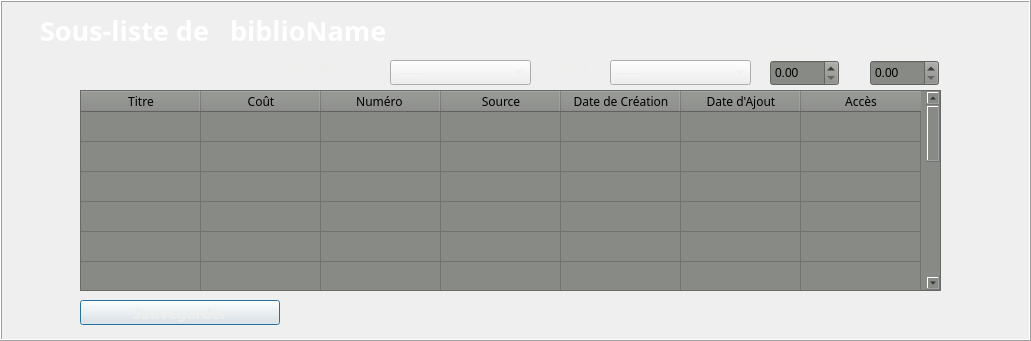
      <widget class="QFrame" name="frameDescripteursSousListe">
       <property name="geometry">
        <rect>
         <x>40</x>
         <y>400</y>
         <width>1031</width>
         <height>341</height>
        </rect>
       </property>
       <property name="frameShape">
        <enum>QFrame::Box</enum>
       </property>
       <property name="frameShadow">
        <enum>QFrame::Raised</enum>
       </property>
       <property name="lineWidth">
        <number>1</number>
       </property>
       <widget class="QPushButton" name="pushButtonSauvegarderSousListe">
        <property name="enabled">
         <bool>true</bool>
        </property>
        <property name="geometry">
         <rect>
          <x>80</x>
          <y>300</y>
          <width>200</width>
          <height>25</height>
         </rect>
        </property>
        <property name="font">
         <font>
          <family>Ubuntu Mono</family>
          <pointsize>11</pointsize>
          <weight>75</weight>
          <italic>false</italic>
          <bold>true</bold>
         </font>
        </property>
        <property name="styleSheet">
         <string notr="true">color: rgb(238, 238, 236);</string>
        </property>
        <property name="text">
         <string>Sauvegarder</string>
        </property>
        <property name="autoDefault">
         <bool>false</bool>
        </property>
        <property name="default">
         <bool>true</bool>
        </property>
        <property name="flat">
         <bool>false</bool>
        </property>
       </widget>
       <widget class="QLabel" name="labelCoutMax">
        <property name="geometry">
         <rect>
          <x>870</x>
          <y>40</y>
          <width>71</width>
          <height>21</height>
         </rect>
        </property>
        <property name="font">
         <font>
          <family>Ubuntu Mono</family>
          <weight>75</weight>
          <bold>true</bold>
         </font>
        </property>
        <property name="styleSheet">
         <string notr="true">color: rgb(238, 238, 236);</string>
        </property>
        <property name="text">
         <string>maximum</string>
        </property>
       </widget>
       <widget class="QComboBox" name="comboBoxCritereDateAjout">
        <property name="geometry">
         <rect>
          <x>390</x>
          <y>60</y>
          <width>141</width>
          <height>25</height>
         </rect>
        </property>
        <property name="styleSheet">
         <string notr="true">color: rgb(238, 238, 236);</string>
        </property>
        <property name="sizeAdjustPolicy">
         <enum>QComboBox::AdjustToContentsOnFirstShow</enum>
        </property>
        <property name="iconSize">
         <size>
          <width>16</width>
          <height>16</height>
         </size>
        </property>
        <property name="frame">
         <bool>true</bool>
        </property>
        <item>
         <property name="text">
          <string>-------</string>
         </property>
        </item>
        <item>
         <property name="text">
          <string>Aujourd'hui</string>
         </property>
        </item>
        <item>
         <property name="text">
          <string>il y a &lt; 7 jours</string>
         </property>
        </item>
        <item>
         <property name="text">
          <string>ce mois</string>
         </property>
        </item>
        <item>
         <property name="text">
          <string>cette année</string>
         </property>
        </item>
       </widget>
       <widget class="QComboBox" name="comboBoxCritereCout">
        <property name="geometry">
         <rect>
          <x>610</x>
          <y>60</y>
          <width>141</width>
          <height>25</height>
         </rect>
        </property>
        <property name="styleSheet">
         <string notr="true">color: rgb(238, 238, 236);</string>
        </property>
        <property name="sizeAdjustPolicy">
         <enum>QComboBox::AdjustToContentsOnFirstShow</enum>
        </property>
        <property name="iconSize">
         <size>
          <width>16</width>
          <height>16</height>
         </size>
        </property>
        <property name="frame">
         <bool>true</bool>
        </property>
        <item>
         <property name="text">
          <string>-------</string>
         </property>
        </item>
        <item>
         <property name="text">
          <string>Gratuit</string>
         </property>
        </item>
        <item>
         <property name="text">
          <string>Coût &lt;= 99.99€</string>
         </property>
        </item>
        <item>
         <property name="text">
          <string>100&lt;= Coût &lt;=999.99 €</string>
         </property>
        </item>
        <item>
         <property name="text">
          <string>Coût &gt; 1000 €</string>
         </property>
        </item>
        <item>
         <property name="text">
          <string>[min,max]</string>
         </property>
        </item>
       </widget>
       <widget class="QLabel" name="labelDateAjout">
        <property name="geometry">
         <rect>
          <x>280</x>
          <y>60</y>
          <width>101</width>
          <height>17</height>
         </rect>
        </property>
        <property name="font">
         <font>
          <family>Ubuntu Mono</family>
          <weight>75</weight>
          <bold>true</bold>
         </font>
        </property>
        <property name="styleSheet">
         <string notr="true">color: rgb(238, 238, 236);</string>
        </property>
        <property name="text">
         <string>Date d'Ajout :</string>
        </property>
       </widget>
       <widget class="QLabel" name="labelCritereCout">
        <property name="geometry">
         <rect>
          <x>560</x>
          <y>60</y>
          <width>41</width>
          <height>17</height>
         </rect>
        </property>
        <property name="font">
         <font>
          <family>Ubuntu Mono</family>
          <weight>75</weight>
          <bold>true</bold>
         </font>
        </property>
        <property name="styleSheet">
         <string notr="true">color: rgb(238, 238, 236);</string>
        </property>
        <property name="text">
         <string>Coût :</string>
        </property>
       </widget>
       <widget class="QLabel" name="labelCoutMin">
        <property name="geometry">
         <rect>
          <x>770</x>
          <y>40</y>
          <width>61</width>
          <height>21</height>
         </rect>
        </property>
        <property name="font">
         <font>
          <family>Ubuntu Mono</family>
          <weight>75</weight>
          <bold>true</bold>
         </font>
        </property>
        <property name="styleSheet">
         <string notr="true">color: rgb(238, 238, 236);</string>
        </property>
        <property name="text">
         <string>minimum</string>
        </property>
       </widget>
       <widget class="QDoubleSpinBox" name="doubleSpinBoxMin">
        <property name="geometry">
         <rect>
          <x>770</x>
          <y>60</y>
          <width>69</width>
          <height>26</height>
         </rect>
        </property>
        <property name="cursor">
         <cursorShape>IBeamCursor</cursorShape>
        </property>
        <property name="styleSheet">
         <string notr="true">color: rgb(0, 0, 0);
background-color: rgb(136, 138, 133);</string>
        </property>
        <property name="buttonSymbols">
         <enum>QAbstractSpinBox::UpDownArrows</enum>
        </property>
        <property name="maximum">
         <double>99999.990000000005239</double>
        </property>
        <property name="singleStep">
         <double>10.000000000000000</double>
        </property>
       </widget>
       <widget class="QDoubleSpinBox" name="doubleSpinBoxMax">
        <property name="geometry">
         <rect>
          <x>870</x>
          <y>60</y>
          <width>69</width>
          <height>26</height>
         </rect>
        </property>
        <property name="font">
         <font>
          <family>Ubuntu</family>
          <weight>50</weight>
          <bold>false</bold>
         </font>
        </property>
        <property name="cursor">
         <cursorShape>IBeamCursor</cursorShape>
        </property>
        <property name="styleSheet">
         <string notr="true">background-color: rgb(136, 138, 133);
color: rgb(0, 0, 0);</string>
        </property>
        <property name="wrapping">
         <bool>false</bool>
        </property>
        <property name="frame">
         <bool>true</bool>
        </property>
        <property name="buttonSymbols">
         <enum>QAbstractSpinBox::UpDownArrows</enum>
        </property>
        <property name="correctionMode">
         <enum>QAbstractSpinBox::CorrectToNearestValue</enum>
        </property>
        <property name="decimals">
         <number>2</number>
        </property>
        <property name="maximum">
         <double>99999.990000000005239</double>
        </property>
        <property name="singleStep">
         <double>10.000000000000000</double>
        </property>
       </widget>
       <widget class="QLabel" name="labelSousListe">
        <property name="geometry">
         <rect>
          <x>40</x>
          <y>20</y>
          <width>181</width>
          <height>21</height>
         </rect>
        </property>
        <property name="font">
         <font>
          <family>Ubuntu Mono</family>
          <pointsize>20</pointsize>
          <weight>75</weight>
          <italic>false</italic>
          <bold>true</bold>
          <strikeout>false</strikeout>
          <kerning>true</kerning>
         </font>
        </property>
        <property name="layoutDirection">
         <enum>Qt::LeftToRight</enum>
        </property>
        <property name="styleSheet">
         <string notr="true">color: rgb(255, 255, 255);</string>
        </property>
        <property name="frameShape">
         <enum>QFrame::NoFrame</enum>
        </property>
        <property name="frameShadow">
         <enum>QFrame::Plain</enum>
        </property>
        <property name="lineWidth">
         <number>1</number>
        </property>
        <property name="text">
         <string>Sous-liste de</string>
        </property>
        <property name="textFormat">
         <enum>Qt::AutoText</enum>
        </property>
        <property name="scaledContents">
         <bool>false</bool>
        </property>
        <property name="alignment">
         <set>Qt::AlignLeading|Qt::AlignLeft|Qt::AlignVCenter</set>
        </property>
        <property name="wordWrap">
         <bool>false</bool>
        </property>
        <property name="margin">
         <number>1</number>
        </property>
       </widget>
       <widget class="QTableWidget" name="tableWidgetSousListeBiblio">
        <property name="geometry">
         <rect>
          <x>80</x>
          <y>90</y>
          <width>861</width>
          <height>201</height>
         </rect>
        </property>
        <property name="font">
         <font>
          <family>Ubuntu Mono</family>
         </font>
        </property>
        <property name="styleSheet">
         <string notr="true">background-color: rgb(136, 138, 133);
color: rgb(0, 0, 0);</string>
        </property>
        <property name="frameShape">
         <enum>QFrame::StyledPanel</enum>
        </property>
        <property name="frameShadow">
         <enum>QFrame::Raised</enum>
        </property>
        <property name="verticalScrollBarPolicy">
         <enum>Qt::ScrollBarAlwaysOn</enum>
        </property>
        <property name="horizontalScrollBarPolicy">
         <enum>Qt::ScrollBarAsNeeded</enum>
        </property>
        <property name="sizeAdjustPolicy">
         <enum>QAbstractScrollArea::AdjustIgnored</enum>
        </property>
        <property name="editTriggers">
         <set>QAbstractItemView::NoEditTriggers</set>
        </property>
        <property name="showDropIndicator" stdset="0">
         <bool>false</bool>
        </property>
        <property name="dragDropOverwriteMode">
         <bool>false</bool>
        </property>
        <property name="selectionBehavior">
         <enum>QAbstractItemView::SelectRows</enum>
        </property>
        <property name="showGrid">
         <bool>true</bool>
        </property>
        <property name="gridStyle">
         <enum>Qt::SolidLine</enum>
        </property>
        <property name="sortingEnabled">
         <bool>false</bool>
        </property>
        <property name="rowCount">
         <number>15</number>
        </property>
        <attribute name="horizontalHeaderCascadingSectionResizes">
         <bool>false</bool>
        </attribute>
        <attribute name="horizontalHeaderDefaultSectionSize">
         <number>120</number>
        </attribute>
        <attribute name="horizontalHeaderMinimumSectionSize">
         <number>50</number>
        </attribute>
        <attribute name="verticalHeaderVisible">
         <bool>false</bool>
        </attribute>
        <attribute name="verticalHeaderCascadingSectionResizes">
         <bool>true</bool>
        </attribute>
        <attribute name="verticalHeaderDefaultSectionSize">
         <number>30</number>
        </attribute>
        <attribute name="verticalHeaderHighlightSections">
         <bool>false</bool>
        </attribute>
        <attribute name="verticalHeaderMinimumSectionSize">
         <number>20</number>
        </attribute>
        <attribute name="verticalHeaderShowSortIndicator" stdset="0">
         <bool>false</bool>
        </attribute>
        <attribute name="verticalHeaderStretchLastSection">
         <bool>false</bool>
        </attribute>
        <row/>
        <row/>
        <row/>
        <row/>
        <row/>
        <row/>
        <row/>
        <row/>
        <row/>
        <row/>
        <row/>
        <row/>
        <row/>
        <row/>
        <row/>
        <column>
         <property name="text">
          <string>Titre</string>
         </property>
        </column>
        <column>
         <property name="text">
          <string>Coût</string>
         </property>
        </column>
        <column>
         <property name="text">
          <string>Numéro </string>
         </property>
        </column>
        <column>
         <property name="text">
          <string>Source</string>
         </property>
        </column>
        <column>
         <property name="text">
          <string>Date de Création</string>
         </property>
        </column>
        <column>
         <property name="text">
          <string>Date d'Ajout</string>
         </property>
        </column>
        <column>
         <property name="text">
          <string>Accès</string>
         </property>
        </column>
        <item row="0" column="0">
         <property name="text">
          <string/>
         </property>
        </item>
        <item row="0" column="1">
         <property name="text">
          <string/>
         </property>
        </item>
        <item row="1" column="0">
         <property name="text">
          <string/>
         </property>
        </item>
        <item row="1" column="1">
         <property name="text">
          <string/>
         </property>
        </item>
        <item row="2" column="0">
         <property name="text">
          <string/>
         </property>
        </item>
        <item row="2" column="1">
         <property name="text">
          <string/>
         </property>
        </item>
        <item row="3" column="0">
         <property name="text">
          <string/>
         </property>
        </item>
        <item row="3" column="1">
         <property name="text">
          <string/>
         </property>
        </item>
        <item row="4" column="0">
         <property name="text">
          <string/>
         </property>
        </item>
        <item row="4" column="1">
         <property name="text">
          <string/>
         </property>
        </item>
        <item row="5" column="0">
         <property name="text">
          <string/>
         </property>
        </item>
        <item row="5" column="1">
         <property name="text">
          <string/>
         </property>
        </item>
       </widget>
       <widget class="QLabel" name="labelSousListeBiblioName">
        <property name="geometry">
         <rect>
          <x>230</x>
          <y>10</y>
          <width>371</width>
          <height>41</height>
         </rect>
        </property>
        <property name="font">
         <font>
          <family>Ubuntu Mono</family>
          <pointsize>20</pointsize>
          <weight>75</weight>
          <italic>false</italic>
          <bold>true</bold>
          <strikeout>false</strikeout>
          <kerning>true</kerning>
         </font>
        </property>
        <property name="layoutDirection">
         <enum>Qt::LeftToRight</enum>
        </property>
        <property name="styleSheet">
         <string notr="true">color: rgb(255, 255, 255);</string>
        </property>
        <property name="frameShape">
         <enum>QFrame::NoFrame</enum>
        </property>
        <property name="frameShadow">
         <enum>QFrame::Plain</enum>
        </property>
        <property name="lineWidth">
         <number>1</number>
        </property>
        <property name="text">
         <string>biblioName</string>
        </property>
        <property name="textFormat">
         <enum>Qt::AutoText</enum>
        </property>
        <property name="scaledContents">
         <bool>false</bool>
        </property>
        <property name="alignment">
         <set>Qt::AlignLeading|Qt::AlignLeft|Qt::AlignVCenter</set>
        </property>
        <property name="wordWrap">
         <bool>false</bool>
        </property>
        <property name="margin">
         <number>1</number>
        </property>
       </widget>
      </widget>
